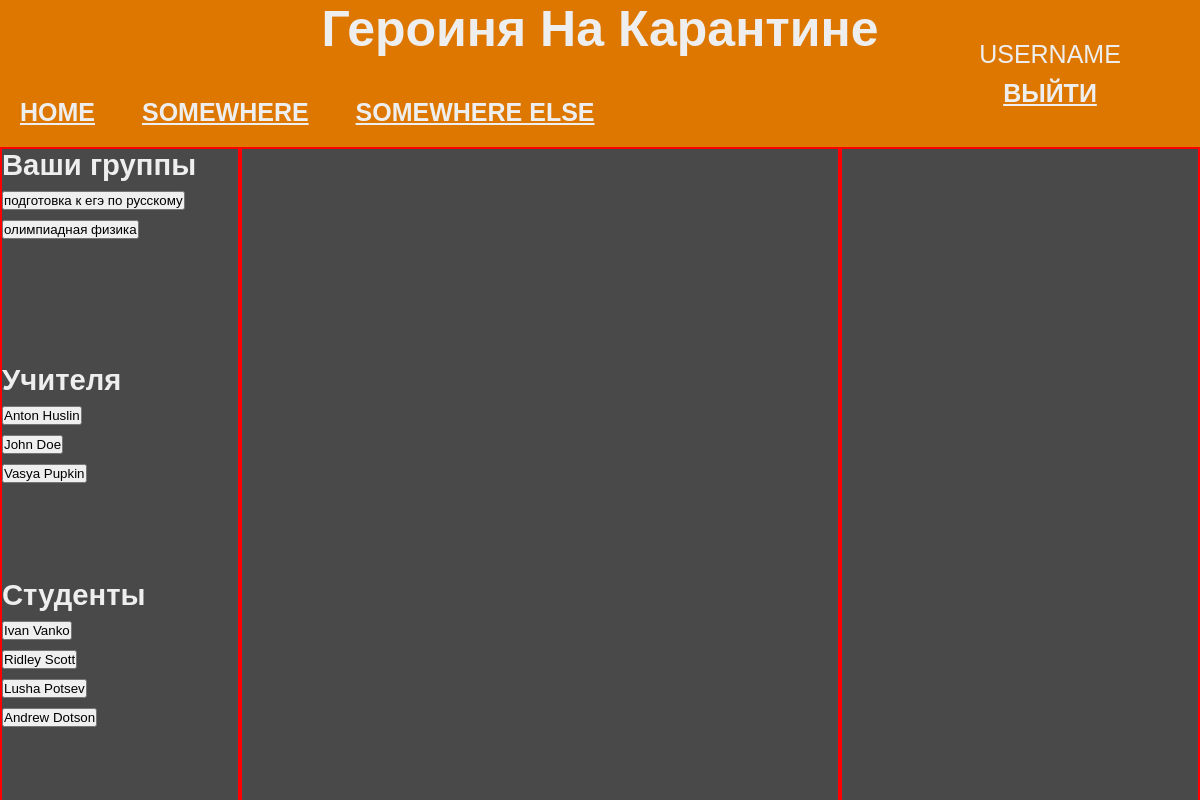
The page / on the database its author committed.
### data/group.py (models this page shows)
class Group(SqlAlchemyBase, SerializerMixin):
    __tablename__ = "groups"
    id = sa.Column(sa.Integer,
                   primary_key=True,
                   autoincrement=True)
    name = sa.Column(sa.String)
    deadlines = sa.orm.relationship("Deadline",
                                    backref="group")
    messages = sa.orm.relationship("Message",
                                    backref="group")
    teachers = sa.orm.relationship("Teacher",
                                   secondary="teachers_to_groups",
                                   backref="groups",
                                   lazy="subquery")
    students = sa.orm.relationship("Student",
                                   secondary="students_to_groups",
                                   backref="groups",
                                   lazy="subquery")
    def get_related_attrs(self):
        return ("deadlines", "teachers", "students")
    def get_non_related_attrs(self):
        return ("id", "name")

### data/teacher.py (models this page shows, shortened)
class Teacher(User, SqlAlchemyBase):
    __tablename__ = "teachers"
    tasks = sa.orm.relationship("Task",
                                backref="teacher",
                                lazy="dynamic")
    def get_related_attrs(self):
        return ("groups", "tasks")

### data/student.py (models this page shows)
class Student(User, SqlAlchemyBase):
    __tablename__ = 'students'
    solutions = sa.orm.relationship("Solution",
                                    backref="student")
    def get_related_attrs(self):
        return ("solutions", )

### main.py (the view)
@app.route("/")
def home():
    groups = manage_sql.get_all_instances(db.Group)
    teachers = manage_sql.get_all_instances(db.Teacher)
    students = manage_sql.get_all_instances(db.Student)
    return render_template("index.html", groups=groups, teachers=teachers, students=students)

### api/manage_sql.py (called while the page is built)
def unwrap_sql_relation(cls, attr):
    res = []
    for item in getattr(cls, attr):
        res.append(item.id)
    return res

def get_all_instances(cls):
    sql = db.create_session()
    res = []
    for obj in sql.query(cls).all():
        data = get_object_data(obj)
        res.append(data)
    sql.close()
    return res

def get_object_data(obj):
    required_fields = obj.to_dict(only=obj.get_non_related_attrs())
    specific_fields = {rel: unwrap_sql_relation(obj, rel)
                       for rel in obj.get_related_attrs()}
    data = {**required_fields, **specific_fields}  # их сумма
    return data

### data/db_session.py (called while the page is built)
def create_session() -> Session:
    global __factory
    return __factory()

### data/user.py (called while the page is built)
    def get_non_related_attrs(self):
        return ("id", "name", "surname", "email", "about")

### templates/index.html (shortened to what this page needs)
{% extends "j2/base.j2" %}
{% block head %}
<link rel="stylesheet" href="/static/css/index.css">
{% endblock %}
{% block body_content %}
<main>
    <div class="groupDisplay">
        <div class="contentbox">
            <h3>Ваши группы</h3>
            {% for g in groups %}
                <form action="" method="post">
                    <button type="submit" class="groupBtn" name="load_group_{{ g['id'] }}">{{ g['name'] }}</button>
                </form>
            {% endfor %}
        </div>
        <div class="contentbox">
            <h3>Учителя</h3>
            {% for t in teachers %}
                <form action="" method="post">
                    <button type="submit" class="groupBtn" name="load_teacher_{{ t['id'] }}">{{ t['name'] }} {{ t['surname'] }}</button>
                </form>
            {% endfor %}
        </div>
        <div class="contentbox">
            <h3>Студенты</h3>
            {% for s in students %}
                <form action="" method="post">
                    <button type="submit" class="groupBtn" name="load_student_{{ s['id'] }}">{{ s['name'] }} {{ s['surname'] }}</button>
                </form>
            {% endfor %}
        </div>
    </div>
    <div class="socialDisplay">
    </div>
    <div class="personalDisplay">
    </div>
</main>
{% endblock %}

### templates/j2/base.j2 (shortened to what this page needs)
<!DOCTYPE html>
<html lang="en" dir="ltr">
<head>
    <link rel="stylesheet" type="text/css" href="/static/css/master.css">
    {% block head %}{% endblock %}
</head>
<body>
    <header id="base_header">
        <h1 id="headline">Героиня На Карантине</h1>
        <nav id="session">
                <p id="username">USERNAME</p>
                <a id="logout" href="/logout">ВЫЙТИ</a>
        </nav>
        <nav id="links">
            <a href="#">HOME</a>
            <a href="#">SOMEWHERE</a>
            <a href="#">SOMEWHERE ELSE</a>
        </nav>
    </header>
    {% block body_content %}{% endblock %}
</body>
</html>

### static/css/master.css (style rules this page uses)
* { margin: 0; padding: 0; box-sizing: border-box; }
body { background-color: #494949; font-family: sans-serif; color: #eeeeee; font-size: 25px; }
a { color: inherit; font-weight: bold; }
#base_header { background-color: #de7700; display: grid; grid-template-columns: 1fr 2fr 1fr; grid-template-rows: 2fr 1fr; grid-template-areas: ". headline session" "links links session"; }
#headline { grid-area: headline; text-align: center; }
#session { grid-area: session; display: flex; flex-direction: column; align-items: center; justify-content: center; }
#username { padding-bottom: 10px; }
#links { grid-area: links; padding-bottom: 20px; }
#links a { margin: 0 20px; }

### static/css/index.css (style rules this page uses)
.contentbox { height: 33% }
main { height: 82vh; display: grid; grid-template-columns: 2fr 5fr 3fr; grid-template-areas: "group social personal" }
.groupDisplay { grid-area: group; border: 2px solid red; }
.socialDisplay { grid-area: social; border: 2px solid red; }
.personalDisplay { grid-area: personal; border: 2px solid red; }

### rows shown on the page
Group: name "подготовка к егэ по русскому"
Group: name "олимпиадная физика"
Teacher: name "Anton", surname "Huslin"
Teacher: name "John", surname "Doe"
Teacher: name "Vasya", surname "Pupkin"
Student: name "Ivan", surname "Vanko"
Student: name "Ridley", surname "Scott"
Student: name "Lusha", surname "Potsev"
Student: name "Andrew", surname "Dotson"
